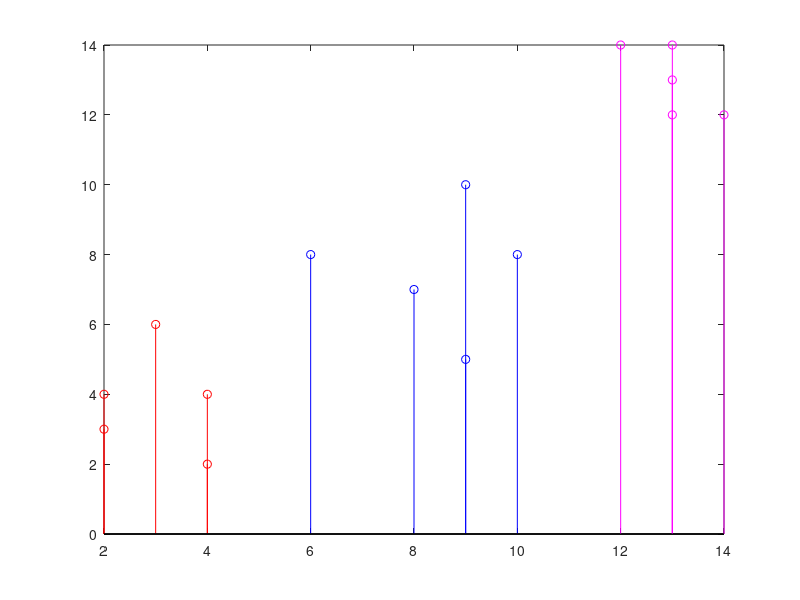
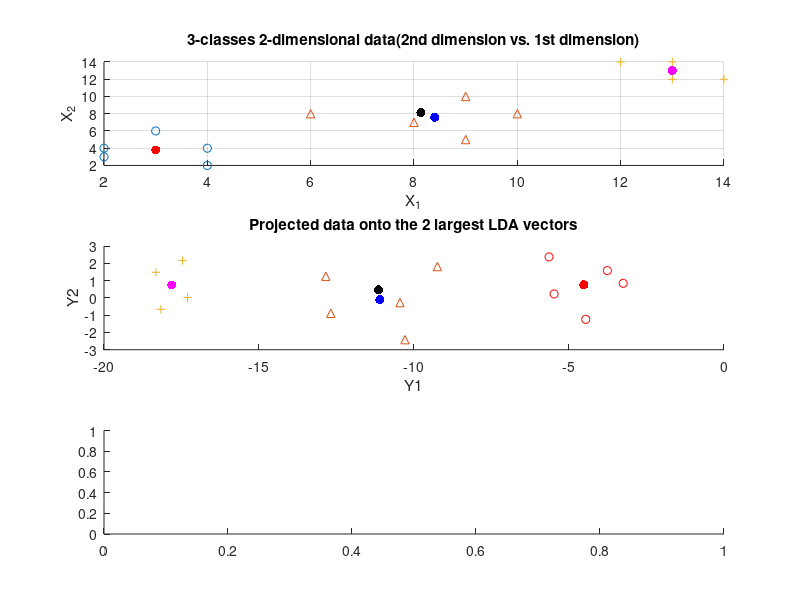

These charts were generated, in order, by the following MATLAB code: (Note: this script raises an error after producing the figures.)
%% Script addapted from slides. LDA to 3 classes
close all
clc
clear all;
X1=[4,2;2,4;2,3;3,6;4,4]';
X2=[9,10;6,8;9,5;8,7;10,8]';
X3=[14,12;13,12;13,14;13,13;12,14]';
X=[X1,X2,X3];
n1=length(X1);
n2=length(X2);
n3=length(X3);
figure(1)
stem(X1(1,:),X1(2,:),'r')
hold on
stem(X2(1,:),X2(2,:),'b')
stem(X3(1,:),X3(2,:),'m')
hold off
%axis([1 10 0 10])
% class means:
mu1 = mean(X1,2);
mu2 = mean(X2,2);
mu3 = mean(X3,2);
mu = mean(X,2);
% Covariance matrix of the classes
S1 = cov(X1');
S2 = cov(X2');
S3 = cov(X3');
% Within-class scatter matrix
Sw = S1 + S2 + S3;
% Between-class scatter matrix
SB1 = n1*((mu1-mu)*(mu1-mu)');
SB2 = n2*((mu2-mu)*(mu2-mu)');
SB3 = n3*((mu3-mu)*(mu3-mu)');
SB = SB1 + SB2 + SB3;
% Computing the LDA projection
invSw = inv(Sw);
invSwSB = invSw*SB;
%getting the projection vector
[V,D] = eig(invSwSB);
% The projection vector
K=2;
for i=1:K
W(:,i) = V(:,i);
end
% Projection of the classes onto the 2-first vectors LDA
Yc1=W'*X1; 
Yc2=W'*X2;
Yc3=W'*X3;
Yc1_mu=mean(Yc1,2);
Yc2_mu=mean(Yc2,2);
Yc3_mu=mean(Yc3,2);
Yc_mu=(Yc1_mu+Yc2_mu+Yc3_mu)/3;
% Plotting original data
figure(2)
subplot(3,1,1)
scatter(X1(1,:),X1(2,:),'or');
hold on
scatter(X2(1,:),X2(2,:),'^b');
scatter(X3(1,:),X3(2,:),'+m');
plot(mu1(1),mu1(2),'.r','MarkerSize' ,20,'MarkerEdgeColor','r')
plot(mu2(1),mu2(2),'.b','MarkerSize' ,20,'MarkerEdgeColor','b')
plot(mu3(1),mu3(2),'.m','MarkerSize' ,20,'MarkerEdgeColor','m')
plot(mu(1),mu(2),'.k','MarkerSize',20,'MarkerEdgeColor','k')
title('3-classes 2-dimensional data(2nd dimension vs. 1st dimension)')
xlabel('X_1')
ylabel('X_2')
grid on
hold off
%
% Plotting projected data
%figure(3)
mirror=-1;
subplot(3,1,2)
scatter(mirror*Yc1(1,:),Yc1(2,:),'r')
hold on
scatter(mirror*Yc2(1,:),Yc2(2,:),'^b')
scatter(mirror*Yc3(1,:),Yc3(2,:),'+m')
plot(mirror*Yc1_mu(1),Yc1_mu(2),'.r','MarkerSize',20,'MarkerEdgeColor','r')
plot(mirror*Yc2_mu(1),Yc2_mu(2),'.b','MarkerSize',20,'MarkerEdgeColor','b')
plot(mirror*Yc3_mu(1),Yc3_mu(2),'.m','MarkerSize',20,'MarkerEdgeColor','m')
plot(mirror*Yc_mu(1),Yc_mu(2),'.k', 'MarkerSize',20,'MarkerEdgeColor','k')
hold off
title('Projected data onto the 2 largest LDA vectors')
xlabel('Y1')
ylabel('Y2')
% Projection onto the first LDA vector only
%figure(4)
subplot(3,1,3)
Yc1_w1 = W(:,1)'*X1;
Yc2_w1 = W(:,1)'*X2;
Yc3_w1 = W(:,1)'*X3;
hold on
histogram(mirror*Yc1_w1,10,'FaceColor','r')
histogram(mirror*Yc2_w1,10,'FaceColor','b')
histogram(mirror*Yc3_w1,10,'FaceColor','m')
plot(mirror* Yc1_w1,zeros(1,n1),'or')
plot(mirror* Yc2_w1,zeros(1,n2),'^b')
plot(mirror* Yc3_w1,zeros(1,n3),'*m')
title('LDA projected classes onto the biggest eigenvector ONLY')
xlabel('Y')
ylabel('Ocurrences')
hold off